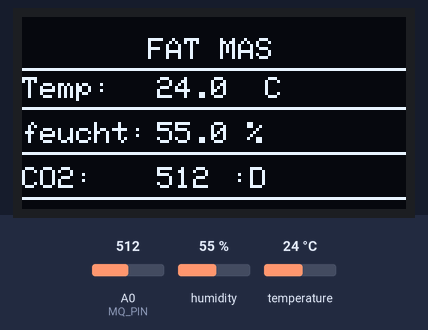
This sketch was run on a simulated Arduino Uno, built with avr-gcc and run on an emulated ATmega328P. Shown: 128×64 one-colour display. The inputs (shaded band) are chosen by the test bench; at power-on: A0 (MQ_PIN) = 512, humidity 55 %, temperature 24 °C. What the sketch prints to the serial monitor is not drawn.

Above: at 2.6 s.
2.7 s: A0 (MQ_PIN) set to 493
At 4.0 s:
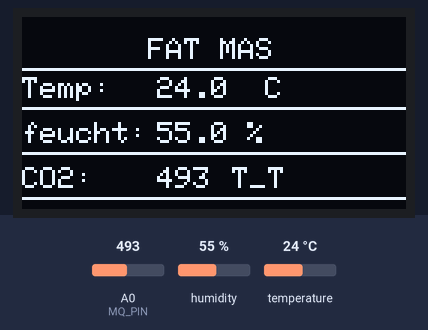
5.0 s: A0 (MQ_PIN) set to 910
At 6.8 s:
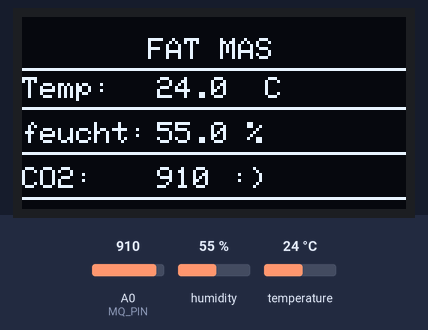
7.1 s: A0 (MQ_PIN) set to 992
At 8.8 s:
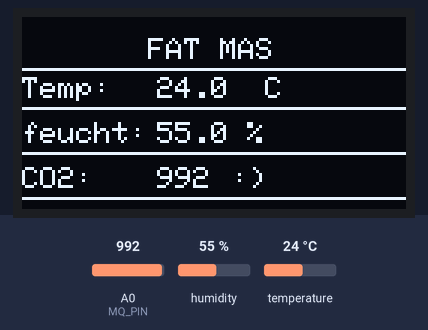
9.2 s: A0 (MQ_PIN) set to 1008
At 10.6 s:
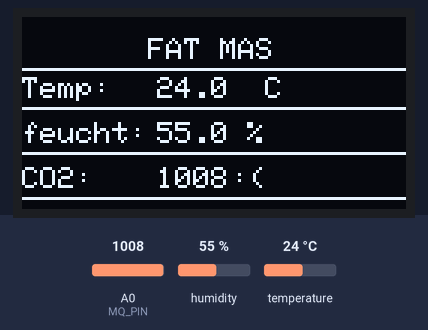
11.3 s: humidity set to 22 %
At 12.4 s:
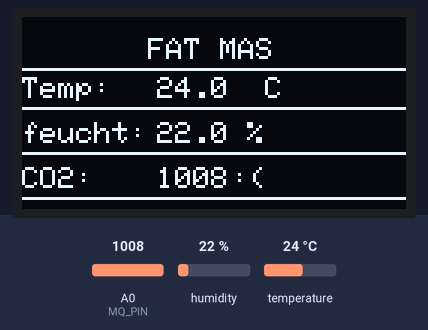
13.3 s: temperature set to 12 °C
At 15.3 s:
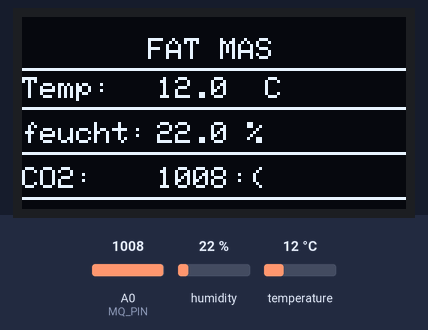
Timing chart, 0 to 16.4 s (numbered marks = the images above; inputs shaded):
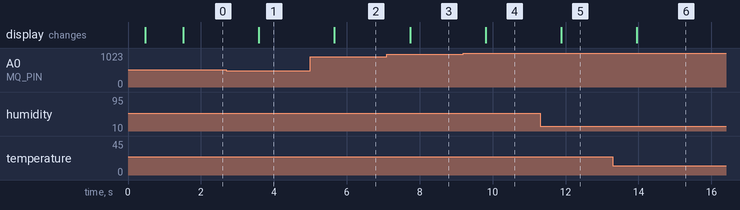

Measured:
- the behaviour switches between 501 and 500 on A0 (MQ_PIN) (found by bisection; images 0 and 1)
- the behaviour switches between 1000 and 1001 on A0 (MQ_PIN) (found by bisection; images 3 and 4)
- after the input at 2.7 s, the display: changes after 0.89 s (image 1)
- after the input at 5.0 s, the display: changes after 0.66 s (image 2)
- after the input at 7.1 s, the display: changes after 0.63 s (image 3)
- after the input at 9.2 s, the display: changes after 0.61 s (image 4)
- after the input at 11.3 s, the display: changes after 0.58 s (image 5)
- after the input at 13.3 s, the display: changes after 0.65 s (image 6)

The sketch:

robert_code.ino
```cpp
#include <Wire.h>
#include <Adafruit_GFX.h>
#include <Adafruit_SSD1306.h>
#include <DHT.h>

// OLED Configuration
#define SCREEN_WIDTH 128
#define SCREEN_HEIGHT 64
#define OLED_RESET -1
Adafruit_SSD1306 display(SCREEN_WIDTH, SCREEN_HEIGHT, &Wire, OLED_RESET);

// Sensor Configuration
#define DHTPIN 2       // AM2302 Data pin connected to D2
#define DHTTYPE DHT22  // AM2302 is a DHT22 variety
#define MQ_PIN A0      // MQ sensor Analog pin connected to A0

DHT dht(DHTPIN, DHTTYPE);
int timeGone = 0;

void setup() {
  Serial.begin(9600);

  // Initialize OLED
  if (!display.begin(SSD1306_SWITCHCAPVCC, 0x3C)) {
    Serial.println(F("SSD1306 allocation failed"));
    for (;;); // Halt if allocation fails
  }

  display.clearDisplay();
  display.setTextColor(WHITE);
  display.setCursor(0, 0);
  display.setTextSize(3);
  display.print(F("FCK NZS"));
  display.setCursor(0, 40);
  display.print(F("FCK AFD"));
  display.display();
  delay(390);

  display.clearDisplay();
  display.setTextSize(1);
  display.setCursor(0, 0);
  display.print(F("von hanni und nanni  produziert "));
  display.display();

  delay(1000);

  dht.begin();
  display.clearDisplay();
}

void loop() {
  // Read Sensors
  float h = dht.readHumidity();
  float t = dht.readTemperature();
  int gasValue = analogRead(MQ_PIN);

  // Check if readings failed
  if (isnan(h) || isnan(t)) {
    Serial.println(F("Failed to read from AM2302 sensor!"));
    return;
  }

  // Display on OLED
  display.clearDisplay();

  // Header
  display.setTextSize(1);
  display.setCursor(0, 7);
  display.println(F("       FAT MAS"));
  display.drawFastHLine(0, 17, 128, WHITE);

  // Temperature & Humidity
  display.setCursor(0, 20);
  display.print(F("Temp: "));
  display.setCursor(45, 20);
  display.print(t, 1);
  display.print(F("  C"));
  display.drawFastHLine(0, 30, 128, WHITE); // Fixed typo here (changed comma to semicolon)

  display.setCursor(0, 35);
  display.print(F("feucht:  "));
  display.setCursor(45, 35);
  display.print(h, 1);
  display.print(F(" %"));
  display.drawFastHLine(0, 45, 128, WHITE);

  // MQ Sensor Value
  display.setCursor(0, 50);
  display.print(F("CO2:   "));
  display.setCursor(45, 50);
  display.print(gasValue);
  display.drawFastHLine(0, 60, 128, WHITE);
  display.setCursor(70, 50);

  // Using F() macro inside if/else to keep RAM completely clear
  if (gasValue > 2000)      { display.print(F("Rettet euch")); }
  else if (gasValue > 1500) { display.print(F(":|")); }
  else if (gasValue > 1000) { display.print(F(":(")); }
  else if (gasValue > 900)  { display.print(F(":)")); }
  else if (gasValue > 500)  { display.print(F(":D")); }
  else                      { display.print(F("T_T")); }

  display.display();
  Serial.print(String(timeGone) + "__" + String(t) + "__" + h + "__" + gasValue);
  Serial.println();
  delay(1000);
}
```
